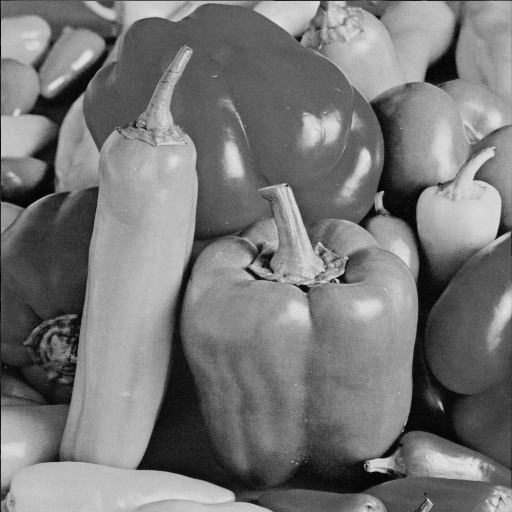
#> input picture Project 3/data/peppers.png, 512 x 512 px
$ python Denoising.py
#> lines starting #> are read from the running program, lines starting #| are printed output that depends on the picture; long printed decimals are rounded
import utils
import numpy as np
import matplotlib.pyplot as plt
from scipy import ndimage

def load_image():
    im1 = plt.imread('../data/peppers.png')
#> im1 is the input picture: shape (512, 512) float32; min 0, max 0.89, mean 0.469
    im2 = plt.imread('../data/peppers_g.png')
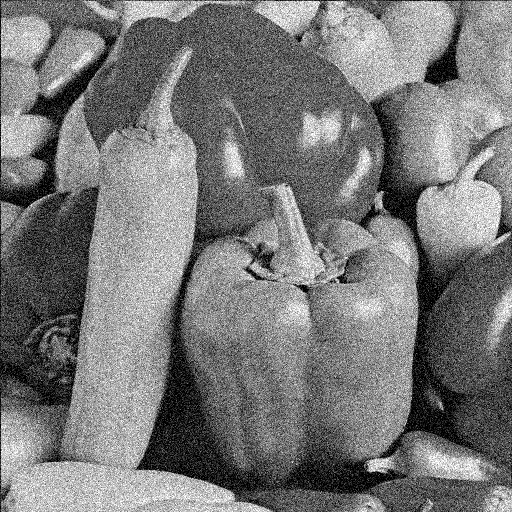
#> input picture Project 3/data/peppers_g.png, 512 x 512 px
#> im2 is the input picture: shape (512, 512) float32; min 0, max 1, mean 0.471
    im3 = plt.imread('../data/peppers_sp.png')
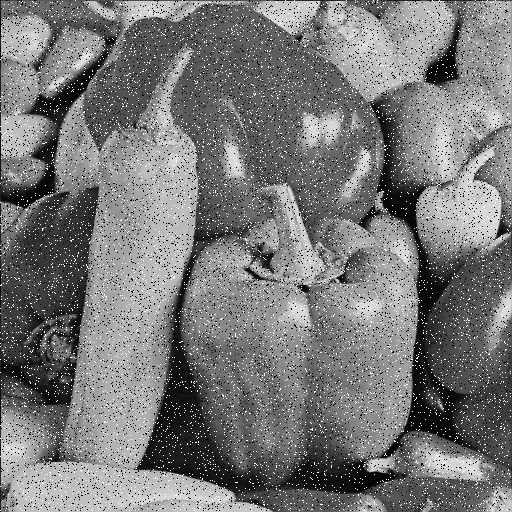
#> input picture Project 3/data/peppers_sp.png, 512 x 512 px
#> im3 is the input picture: shape (512, 512) float32; min 0, max 1, mean 0.471

    im_123 = np.array([im1, im2, im3])

    return im_123

def gaussian_filter(im_123, sigma):
    plt.figure(1)
    count = 0

    # apply gaussian filter to Gaussian noise image
    error_g = np.zeros(len(sigma))
    for s in sigma: # use for loop to use gaussian filter on each sigma tested
        im_gau = ndimage.gaussian_filter(im_123[1], sigma = s) # use scipy gaussian filter on image
        error_g[count] = ((im_123[0] - im_gau) ** 2).sum()  # calculate the error

        # configure the plot
        plt.subplot(1, len(sigma), count+1)
        plt.title("Gaussian noise (s={})".format(s))
        plt.imshow(im_gau, cmap = "gray")
        plt.axis('off')
        count+=1

    # apply gaussian filter to pepper noise image
    plt.figure(2)
    count = 0
    error_sp = np.zeros(len(sigma))

    for s in sigma: # use for loop to use gaussian filter on each sigma tested
        im_gau = ndimage.gaussian_filter(im_123[2], sigma=s) # use scipy gaussian filter on image
        error_sp[count] = ((im_123[0] - im_gau) ** 2).sum() # calculate the error

        # configure the plot
        plt.subplot(1, len(sigma), count+1)
        plt.title("Pepper noise (s={})".format(s))
        plt.imshow(im_gau, cmap="gray")
        plt.axis('off')
        count += 1
    print(sigma)
    print(error_g)
    print(error_sp)
    plt.show()

def median_filter(im_123, sigma):
    plt.figure(1)
    count = 0

    # apply gaussian filter to Gaussian noise image
    error_g = np.zeros(len(sigma))
    for s in sigma: # use for loop to use median filter on each size tested
        im_gau = ndimage.median_filter(im_123[1], size=s)  # use scipy median filter on image
        error_g[count] = ((im_123[0] - im_gau) ** 2).sum()  # calculate the error

        # configure the plot
        plt.subplot(2, int(len(sigma) / 2), count + 1)
        plt.title("Gaussian noise (s={})".format(s))
        plt.imshow(im_gau, cmap="gray")
        plt.axis('off')
        count += 1
#> this loop made 8 passes
#> pass 2, in median_filter, `im_gau = ndimage.median_filter(im_123[1], size=s)`:
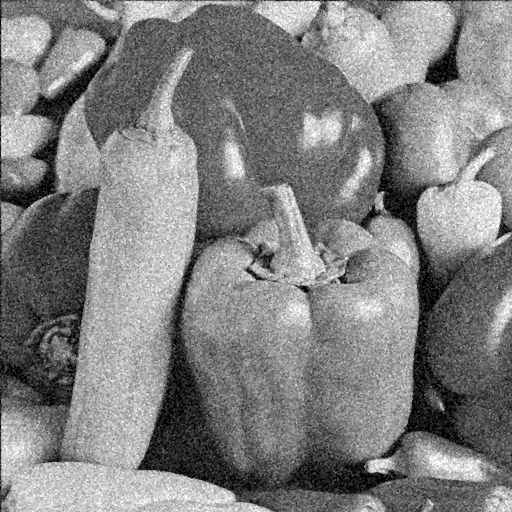
#> im_gau: shape (512, 512) float32; min 0, max 1, mean 0.505
#> pass 3, in median_filter, `im_gau = ndimage.median_filter(im_123[1], size=s)`:
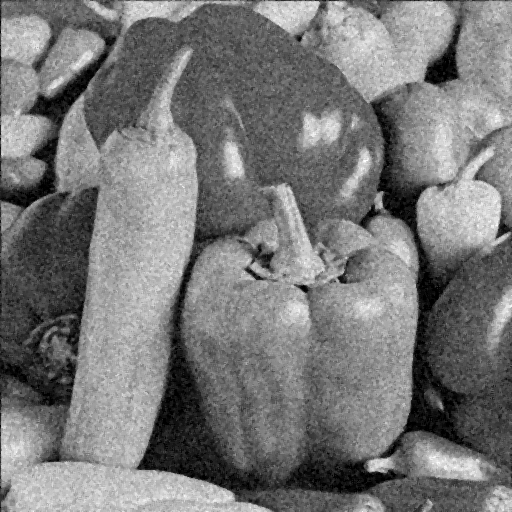
#> im_gau: shape (512, 512) float32; min 0, max 1, mean 0.469
#> after the loop, count = 8; error_g = [3450.3, 1875.5, 728.1, 751.3, 548.9, 637.4, 568.3, 670.6]

    # apply gaussian filter to pepper noise image
    plt.figure(2)
    count = 0
    error_sp = np.zeros(len(sigma))
    for s in sigma: # use for loop to use median filter on each size tested
        im_gau = ndimage.median_filter(im_123[2], size=s) # use scipy median filter on image
        error_sp[count] = ((im_123[0] - im_gau) ** 2).sum()  # calculate the error

        # configure the plot
        plt.subplot(2, int(len(sigma)/2), count + 1)
        plt.title("Pepper noise(s={})".format(s))
        plt.imshow(im_gau, cmap="gray")
        plt.axis('off')
        count += 1
#> this loop made 8 passes
#> pass 2, in median_filter, `im_gau = ndimage.median_filter(im_123[2], size=s)`:
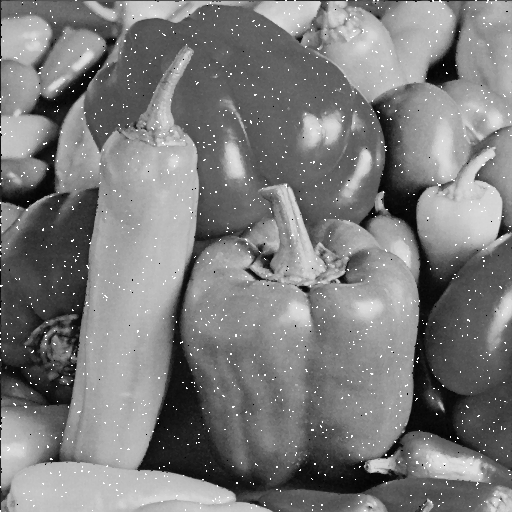
#> im_gau: shape (512, 512) float32; min 0, max 1, mean 0.484
#> after the loop, count = 8; error_sp = [7339.9, 1428.8, 137.7, 458.9, 323, 483.2, 406, 548.9]
    print(sigma)
    print(error_g)
#| [3450.264 1875.502  728.107  751.345  548.860
#|   637.416  568.289  670.599]
    print(error_sp)
#| [7339.913 1428.774  137.731  458.865  323.010
#|   483.168  405.974  548.932]
    plt.show()
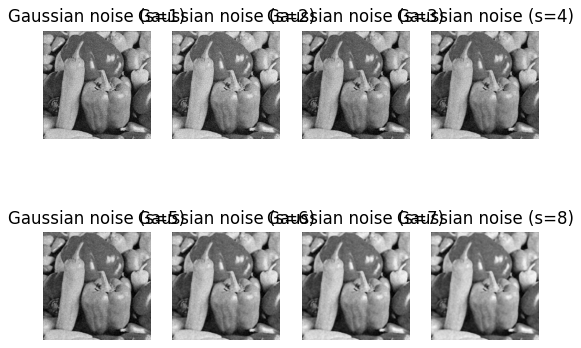
#> figure drawn by matplotlib, 8 panels
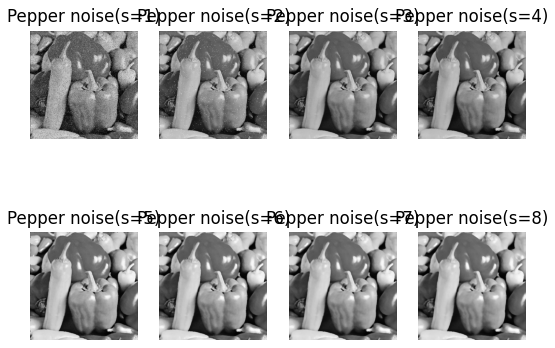
#> figure drawn by matplotlib, 8 panels

if __name__ == "__main__":
    im_123 = load_image()
    sigma = [i for i in range(1,9)]
    # sigma = [i for i in range(4)]
    median_filter(im_123, sigma)
    # gaussian_filter(im_123, sigma)
